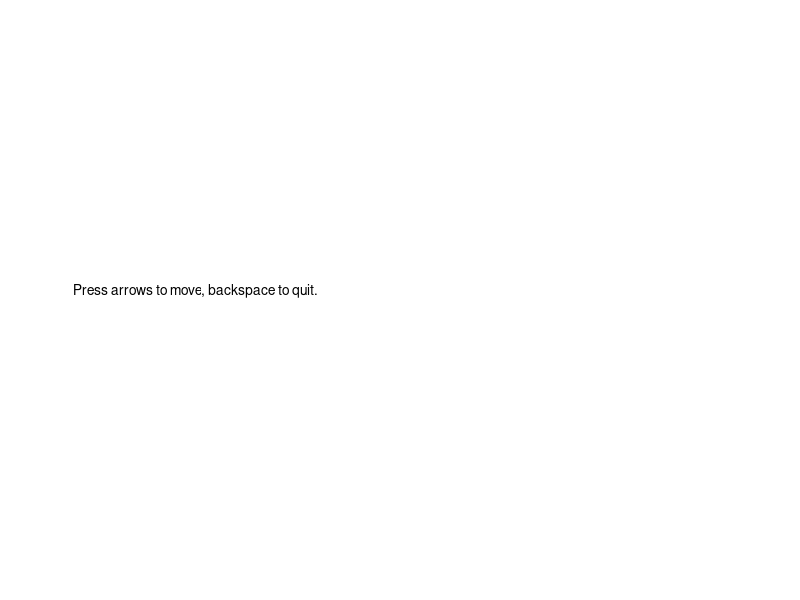

This figure's MATLAB source:

clc
clear
fprintf('  ______      \n')%('      ______  ')
fprintf(' /|_||_\\''.__ \n')%(' __.''/_||_|\\ ')
fprintf('(   _    _ _\\\n')%('/_ _    _   )')
fprintf('=''-(_)--(_)-''\n')%('''-(_)--(_)-''=')
x=0;
y=0;
d=1;
k=0;
value=0;
figure('color','w','name','Car Game','Position',[500,300,300,100])
text(-.05,.5,0,'Press arrows to move, backspace to quit.')
axis off
while value~=8
    k = waitforbuttonpress;
    value=double(get(gcf,'CurrentCharacter'));
    if value==29&&x<=25
        d=1;
        x=x+1;
    elseif value==28&&x>=0
        d=-1;
        x=x-1;
    elseif value==31&&d==-1&&y<5
        y=y+1;
    elseif value==30&&d==-1&&y>0
        y=y-1;
    elseif value==31&&d==1&&y<5
        y=y+1;
    elseif value==30&&d==1&&y>0
        y=y-1;
    end
    clc
    for c=1:y
        fprintf('\n')
    end
    if d==-1
        for c=1:x
            fprintf('\t')
        end
        fprintf('     ______\n')
        for c=1:x
            fprintf('\t')
        end
        fprintf(' __.''/_||_|\\ \n')
        for c=1:x
            fprintf('\t')
        end
        fprintf('/_ _    _   )\n')
        for c=1:x
            fprintf('\t')   
        end
        fprintf('''-(_)--(_)-''=\n')
    else
        for c=1:x
            fprintf('\t')
        end
        fprintf('  ______      \n')
        for c=1:x
            fprintf('\t')
        end
        fprintf(' /|_||_\\''.__ \n')
        for c=1:x
            fprintf('\t')
        end
        fprintf('(   _    _ _\\\n')
        for c=1:x
            fprintf('\t')   
        end
        fprintf('=''-(_)--(_)-''\n')
    end
end
close all
%cameron joseph myers
